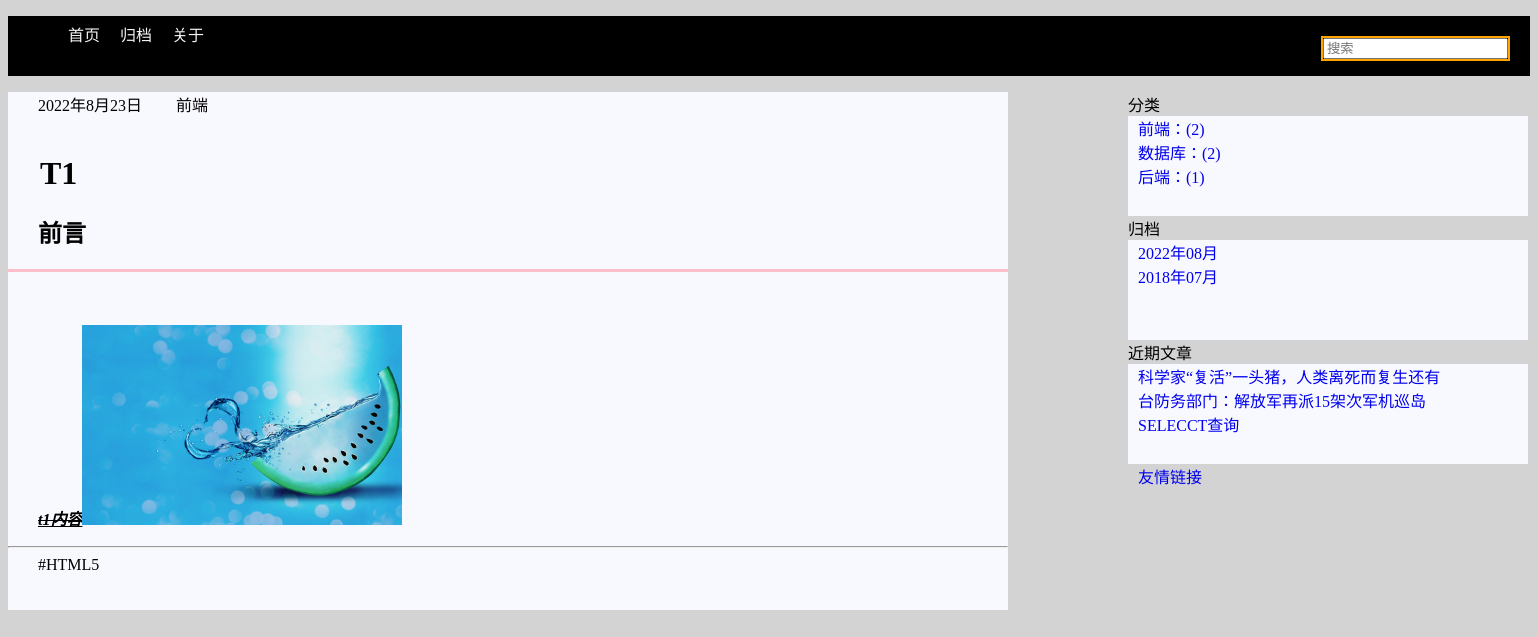
The page /post/5 on the database its author committed.
### post/models.py (models this page shows, shortened)
class Post(models.Model):
    title=models.CharField(max_length=20,unique=True,verbose_name='标题')
    desc=models.CharField(max_length=200,verbose_name='简介')
    content = RichTextUploadingField(verbose_name='内容')
    created=models.DateTimeField(auto_now_add=True)
    modified=models.DateTimeField(auto_now=True)
    isdelete=models.BooleanField(default=False,verbose_name='是否删除')
    category=models.ForeignKey(Category,on_delete=models.CASCADE,verbose_name='所属标签')
    tag=models.ManyToManyField(Tag,verbose_name='所属类别')
    class Meta:
        db_table='t_post'
        verbose_name_plural='帖子'

class Category(models.Model):
    cname=models.CharField(max_length=20,unique=True,verbose_name='类别名')
    class Meta:
        db_table='t_category'
        verbose_name_plural='类别'

class Tag(models.Model):
    tname=models.CharField(max_length=20,unique=True,verbose_name='标签名')
    class Meta:
        db_table='t_tag'
        verbose_name_plural='标签'

### post/views.py (the view)
# urls.py: re_path(r'^post/(\d+)$',views.Detailview.as_view()),
class Detailview(View):
    def get(self,request,postid):
        postid=int(postid)
        post_obj=Post.objects.get(id=postid)
        return render(request,'detail.html',{'post_obj':post_obj})

### post/mycontext.py (called while the page is built)
def getrightinfo(request):
    r_cate_post=Post.objects.values('category__cname','category').annotate(c=Count('*')).order_by('-c')
    r_recent_post=Post.objects.order_by('-created')[2:]
    cursor=connection.cursor()
    filepost=cursor.execute("select created,count('*') count from t_post GROUP by strftime('%Y-%m',created) order by count desc")
    r_file_post=filepost.fetchall()
    print(r_file_post)
    return {'r_cate_post':r_cate_post,'r_recent_post':r_recent_post,'r_file_post':r_file_post}

### post/templatetags/mymarkdown.py (called while the page is built)
@register.filter
def md(value):
    import markdown
    return markdown.markdown(value)

### post/templates/detail.html (shortened to what this page needs)
{% extends 'base.html' %}
{% load mymarkdown %}
{% block main %}
    <div class="zuobian">
        <span>{{ post_obj.created|date }}</span>
        <span>{{ post_obj.category.cname }}</span>
            <div class="qita">
            <br>
                <h1>&emsp;{{ post_obj.title }}</h1>
                <h2>&emsp; 前言</h2>
                <hr size="3px" color="pink">
                <span>{{ post_obj.content|md|safe }}</span>
                <hr>
                <span>
                    {% for tag in post_obj.tag.all %}
                        #{{ tag.tname }}&emsp;
                    {% endfor %}
                </span>
            <br><br><br>
            </div>
    </div>
{% endblock %}

### templates/right.html (shortened to what this page needs)
<li class="sidebar">
    <div class="youbian">
        <span>分类</span>
        <div class="fenlei">
            {% for rc in r_cate_post %}
                <a href="/category/{{ rc.category }}">{{ rc.category__cname }}：({{ rc.c }})</a>
                <br>
            {% endfor %}
        </div>
        <span>归档</span>
        <div class="guidang">
            {% for rf in r_file_post %}
                <a href="/archive/{{ rf.0|date:'Y' }}/{{ rf.0|date:'m' }}">{{ rf.0|date:'Y' }}年{{ rf.0|date:'m' }}月</a>
                <br>
            {% endfor %}
        </div >
        <span>近期文章</span>
        <div class="jinqiwenzhang">
            {% for rr in r_recent_post %}
                <a href="/post/{{ rr.id}}">{{ rr.title}}</a>
                <br>
            {% endfor %}
        </div>
        <a href="https://wwww.baidu.com" class="youqinglianjie">友情链接</a>
    </div>
</li>

### static/css/blog.css (style rules this page uses)
.guide { background-color:lightgray }
.outer li { list-style: none; }
.zuobian span { margin-left: 30px; }
.zuobian { float: left; width: 1000px; background-color: ghostwhite; }
.youbian { float: right; background-color: lightgray; }
.fenlei { height: 100px; width: 400px; background-color: ghostwhite; }
.guidang { height: 100px; width: 400px; background-color: ghostwhite; }
.jinqiwenzhang { height: 100px; width: 400px; background-color: ghostwhite; }

### templates/right.html (style rules this page uses)
.youbian a { margin: 10px; text-decoration: none; }

### rows shown on the page
Post: created "2022年8月23日", category.cname "前端", title "T1", content|md "t1内容", content|md (picture)
Tag: tname "HTML5"
Post: title "科学家“复活”一头猪，人类离死而复生还有"
Post: title "台防务部门：解放军再派15架次军机巡岛"
Post: title "SELECCT查询"

### other values the page prints
{{ rc.category__cname }} "前端" "数据库" "后端"
{{ rc.c }} "2" "2" "1"
{{ rf.0|date:'Y' }} "2022" "2018"
{{ rf.0|date:'m' }} "08" "07"
